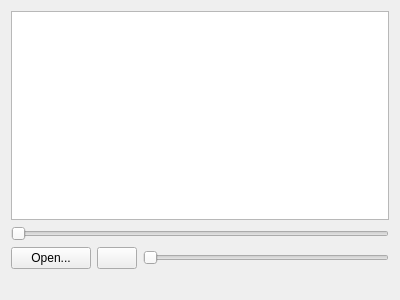
<?xml version="1.0" encoding="UTF-8"?>
<ui version="4.0">
 <class>main</class>
 <widget class="QWidget" name="main">
  <property name="geometry">
   <rect>
    <x>0</x>
    <y>0</y>
    <width>400</width>
    <height>300</height>
   </rect>
  </property>
  <property name="windowTitle">
   <string>Video Widget</string>
  </property>
  <layout class="QVBoxLayout" name="main_layout">
   <item>
    <widget class="QGraphicsView" name="graphics_view"/>
   </item>
   <item>
    <widget class="QSlider" name="rotate_slider">
     <property name="orientation">
      <enum>Qt::Horizontal</enum>
     </property>
    </widget>
   </item>
   <item>
    <layout class="QHBoxLayout" name="control_layout">
     <item>
      <widget class="QPushButton" name="open_button">
       <property name="text">
        <string>Open...</string>
       </property>
      </widget>
     </item>
     <item>
      <widget class="QPushButton" name="play_button">
       <property name="text">
        <string/>
       </property>
      </widget>
     </item>
     <item>
      <widget class="QSlider" name="position_slider">
       <property name="orientation">
        <enum>Qt::Horizontal</enum>
       </property>
      </widget>
     </item>
    </layout>
   </item>
   <item>
    <widget class="QLabel" name="error_label">
     <property name="text">
      <string/>
     </property>
    </widget>
   </item>
  </layout>
 </widget>
 <resources/>
 <connections/>
</ui>
